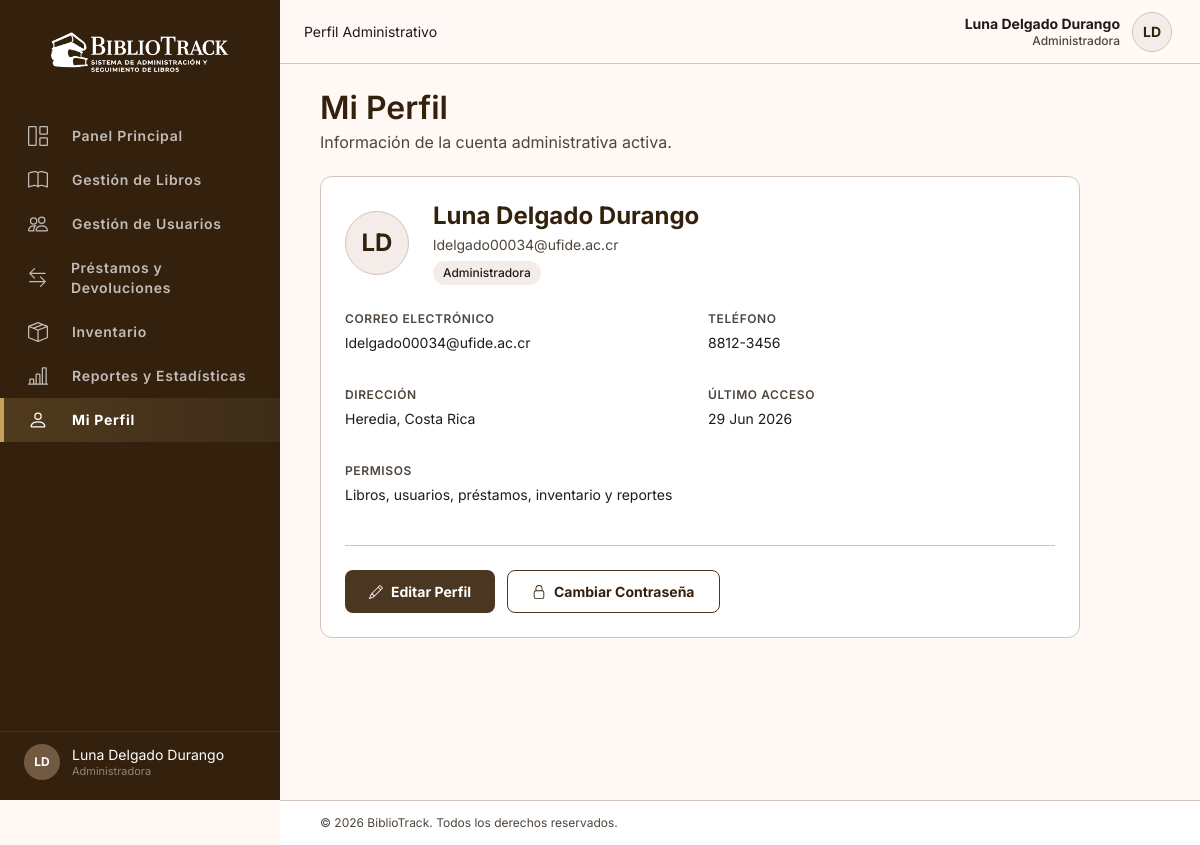
Page /index.php?controller=dashboard&action=perfil (signed in) on the committed database.
### tables this page shows
CREATE TABLE usuarios (
    usuario_id      INT AUTO_INCREMENT PRIMARY KEY,
    codigo          VARCHAR(20)  NOT NULL UNIQUE,
    nombre_completo VARCHAR(150) NOT NULL,
    identificacion  VARCHAR(30)  NOT NULL UNIQUE,
    correo          VARCHAR(150) NOT NULL UNIQUE,
    telefono        VARCHAR(20),
    direccion       VARCHAR(255),
    password_hash   VARCHAR(255) NOT NULL,
    rol             ENUM('admin', 'lector') NOT NULL DEFAULT 'lector',
    estado          ENUM('activo', 'inactivo') NOT NULL DEFAULT 'activo',
    fecha_registro  DATETIME NOT NULL DEFAULT CURRENT_TIMESTAMP,
    ultimo_acceso   DATETIME NULL
);

### controllers/DashboardController.php (called while the page is built, shortened)
<?php
require_once __DIR__ . '/../models/UsuarioModel.php';
class DashboardController
{
    private UsuarioModel $usuarioModel;
    public function __construct()
    {
        $this->usuarioModel = new UsuarioModel();
    }
    public function perfil(): void
    {
        $usuarioId = $_SESSION['usuario']['usuario_id'];
        $usuario   = $this->usuarioModel->getById($usuarioId);
        require __DIR__ . '/../views/admin/perfil-admin.php';
    }
}

### models/UsuarioModel.php (called while the page is built, shortened)
<?php
require_once __DIR__ . '/../config/database.php';
class UsuarioModel
{
    private PDO $db;
    public function __construct()
    {
        $this->db = Database::getConnection();
    }
    public function getById(int $id): array|false
    {
        $stmt = $this->db->prepare(
            "SELECT *
             FROM usuarios
             WHERE usuario_id = :id
             LIMIT 1"
        );
        $stmt->execute([':id' => $id]);
        return $stmt->fetch();
    }
}

### config/database.php (called while the page is built, shortened)
<?php
class Database
{
    private static string $host = 'db';
    private static string $dbname = 'bibliotrack';
    private static string $user = 'root';
    private static string $password = 'root';
    private static ?PDO $instance = null;
    public static function getConnection(): PDO
    {
        if (self::$instance === null) {
            $dsn = "mysql:host=" . self::$host .
                   ";dbname=" . self::$dbname .
                   ";charset=utf8mb4";
            try {
                self::$instance = new PDO(
                    $dsn,
                    self::$user,
                    self::$password,
                    [
                        PDO::ATTR_ERRMODE => PDO::ERRMODE_EXCEPTION,
                        PDO::ATTR_DEFAULT_FETCH_MODE => PDO::FETCH_ASSOC,
                        PDO::ATTR_EMULATE_PREPARES => false,
                    ]
                );
            } catch (PDOException $e) {
                http_response_code(500);
                die(
                    '<h2>Error con la conexión a la base de datos.</h2>
                    <p>' . $e->getMessage() . '</p>'
                );
            }
        }
        return self::$instance;
    }
}

### views/admin/perfil-admin.php (the view, shortened to what this page needs)
<?php
$pageCss           = 'perfil-admin.css';
$topbarTitulo      = 'Perfil Administrativo';
$activeNav         = 'perfil-admin';
require __DIR__ . '/../layout/header.php';
?>
<div class="pagina-encabezado">
  <div><h1>Mi Perfil</h1><p>Información de la cuenta administrativa activa.</p></div>
</div>
<div class="card" id="perfil-admin-contenido">
  <div class="perfil-encabezado">
    <div class="avatar perfil-avatar"><?= htmlspecialchars($iniciales) ?></div>
    <div>
      <h2 class="perfil-nombre"><?= htmlspecialchars($usuario['nombre_completo']) ?></h2>
      <p class="perfil-meta"><?= htmlspecialchars($usuario['correo']) ?></p>
      <span class="badge badge-oscuro perfil-admin-badge">Administradora</span>
    </div>
  </div>
  <div class="detalle-grid">
    <div class="detalle-campo"><div class="detalle-label">Correo Electrónico</div><div class="detalle-valor" id="perfil-admin-correo-valor"><?= htmlspecialchars($usuario['correo']) ?></div></div>
    <div class="detalle-campo"><div class="detalle-label">Teléfono</div><div class="detalle-valor" id="perfil-admin-telefono-valor"><?= htmlspecialchars($usuario['telefono'] ?? '') ?></div></div>
    <div class="detalle-campo"><div class="detalle-label">Dirección</div><div class="detalle-valor" id="perfil-admin-direccion-valor"><?= htmlspecialchars($usuario['direccion'] ?? '') ?></div></div>
    <div class="detalle-campo"><div class="detalle-label">Último acceso</div><div class="detalle-valor"><?= $usuario['ultimo_acceso'] ? htmlspecialchars((new DateTime($usuario['ultimo_acceso']))->format('d M Y')) : 'N/D' ?></div></div>
    <div class="detalle-campo"><div class="detalle-label">Permisos</div><div class="detalle-valor">Libros, usuarios, préstamos, inventario y reportes</div></div>
  </div>
  <div class="perfil-acciones">
    <button class="btn btn-primario" id="btn-editar-perfil-admin"><i class="bi bi-pencil"></i> Editar Perfil</button>
    <button class="btn btn-outline" id="btn-cambiar-clave-admin"><i class="bi bi-lock"></i> Cambiar Contraseña</button>
  </div>
</div>
<?php require __DIR__ . '/../layout/footer.php'; ?>

### views/layout/header.php (shortened to what this page needs)
<?php
$usuarioSesion   = $_SESSION['usuario'] ?? null;
$rolSesion       = $usuarioSesion['rol'] ?? 'lector';
$nombreCompleto  = $usuarioSesion['nombre_completo'] ?? 'Invitado';
$rolLabel        = $rolSesion === 'admin' ? 'Administradora' : 'Lector';
$partesNombre = preg_split('/\s+/', trim($nombreCompleto));
$iniciales = mb_strtoupper(mb_substr($partesNombre[0] ?? '', 0, 1));
if (isset($partesNombre[1])) {
    $iniciales .= mb_strtoupper(mb_substr($partesNombre[1], 0, 1));
}
$navAdmin = [
    ['key' => 'dashboard',    'href' => 'index.php?controller=dashboard&action=index', 'icon' => 'bi-grid-1x2',        'label' => 'Panel Principal'],
    ['key' => 'libros',       'href' => 'index.php?controller=libros&action=index',    'icon' => 'bi-book',            'label' => 'Gestión de Libros'],
    ['key' => 'usuarios',     'href' => 'index.php?controller=usuarios&action=index',  'icon' => 'bi-people',          'label' => 'Gestión de Usuarios'],
    ['key' => 'prestamos',    'href' => 'index.php?controller=prestamos&action=index', 'icon' => 'bi-arrow-left-right','label' => 'Préstamos y Devoluciones'],
    ['key' => 'inventario',   'href' => 'index.php?controller=inventario&action=index','icon' => 'bi-box-seam',        'label' => 'Inventario'],
    ['key' => 'reportes',     'href' => 'index.php?controller=reportes&action=index',  'icon' => 'bi-bar-chart-line',  'label' => 'Reportes y Estadísticas'],
    ['key' => 'perfil-admin', 'href' => 'index.php?controller=dashboard&action=perfil', 'icon' => 'bi-person',          'label' => 'Mi Perfil'],
];
$navLector = [
    ['key' => 'lector',       'href' => 'index.php?controller=lector&action=index',       'icon' => 'bi-grid-1x2',   'label' => 'Panel del Lector'],
    ['key' => 'explorar',     'href' => 'index.php?controller=lector&action=explorar',    'icon' => 'bi-book',       'label' => 'Explorar Libros'],
    ['key' => 'misPrestamos', 'href' => 'index.php?controller=lector&action=misPrestamos','icon' => 'bi-journal-text','label' => 'Mis Préstamos'],
    ['key' => 'perfil',       'href' => 'index.php?controller=lector&action=perfil',      'icon' => 'bi-person',     'label' => 'Mi Perfil'],
];
$navLinks   = $rolSesion === 'admin' ? $navAdmin : $navLector;
?>
<!DOCTYPE html>
<html lang="es">
  <head>
    <link rel="stylesheet" href="css/style.css">
    <link rel="stylesheet" href="css/<?= htmlspecialchars($pageCss) ?>">
  </head>
  <body>
    <aside class="sidebar" id="menu-principal">
      <div class="sidebar-logo">
        <img src="img/logo-blanco.png" alt="BiblioTrack">
      </div>
      <nav class="sidebar-nav">
        <?php foreach ($navLinks as $link): ?>
          <a href="<?= htmlspecialchars($link['href']) ?>" class="<?= $link['key'] === $activeNav ? 'activo' : '' ?>">
            <i class="bi <?= htmlspecialchars($link['icon']) ?>"></i> <?= htmlspecialchars($link['label']) ?>
          </a>
        <?php endforeach; ?>
      </nav>
      <div class="sidebar-usuario">
        <div class="avatar-sm"><?= htmlspecialchars($iniciales) ?></div>
        <div class="detalle">
          <?= htmlspecialchars($nombreCompleto) ?>
          <span><?= htmlspecialchars($rolLabel) ?></span>
        </div>
      </div>
    </aside>
    <header class="topbar">
      <span class="topbar-titulo"><?= htmlspecialchars($topbarTitulo) ?></span>
      <div class="topbar-acciones">
        <div class="topbar-usuario" tabindex="0">
          <div class="info-usuario">
            <strong><?= htmlspecialchars($nombreCompleto) ?></strong>
            <span><?= htmlspecialchars($rolLabel) ?></span>
          </div>
          <div class="avatar"><?= htmlspecialchars($iniciales) ?></div>
        </div>
      </div>
    </header>
    <main class="contenido-principal">

### css/perfil-admin.css (style rules this page uses)
#perfil-admin-contenido { max-width: 760px; }
.perfil-acciones { flex-wrap: wrap; }
.perfil-admin-badge { margin-top: 6px; }

### rows in the picture
usuarios: nombre_completo "LD", nombre_completo "Luna Delgado Durango", rol "Administradora", correo "ldelgado00034@ufide.ac.cr", telefono "8812-3456", direccion "Heredia, Costa Rica", ultimo_acceso "29 Jun 2026"

### other values in the picture
$link['label'] "Panel Principal"
$link['label'] "Gestión de Libros"
$link['label'] "Gestión de Usuarios"
$link['label'] "Préstamos y Devoluciones"
$link['label'] "Inventario"
$link['label'] "Reportes y Estadísticas"
$link['label'] "Mi Perfil"
$topbarTitulo "Perfil Administrativo"
